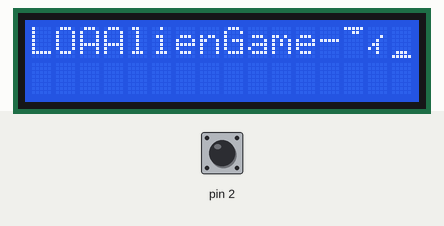
Bench run of a sketch on a simulated Arduino Uno, built with avr-gcc and run on an emulated ATmega328P. Shown: 16×2 character LCD. The test bench sets the inputs (shaded band); at power-on: pin 2 HIGH.

Above: at 1.2 s.
1.3 s: pin 2 pulsed LOW 2 times (0.12 s each, 0.3 s apart)
At 5.9 s:
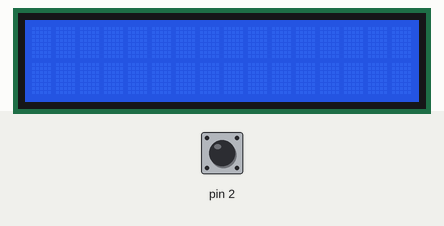
At 7.1 s:
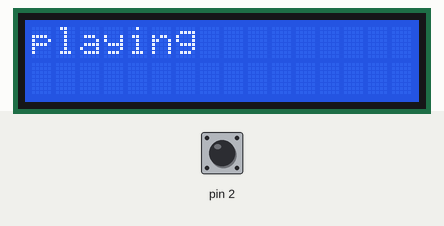
Timing chart, 0 to 8.6 s (numbered marks = the images above; inputs shaded):
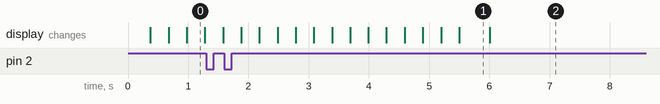

Measured:
- after the input at 1.3 s, the display: first differs from a run without the input after 4.2 s (image 1)
- what the display in image 1 shows lasts 0.5 s, from 5.5 s to 6.0 s

The sketch:

alienGame.ino
```cpp
#include <LiquidCrystal.h>
const int buttonPin = 8;
char gameName[] = {'A','l','i','e','n','G','a','m','e'};
bool buttonState = false;
bool playing = false;
LiquidCrystal lcd(13, 11, 5, 4, 3, 6);
byte alien[8] = {
  B01110,
  B11101,
  B11101,
  B11111,
  B11100,
  B11111,
  B10101,
  B10101,
};

byte gnd[8] = {
  B00000,
  B00000,
  B00000,
  B00000,
  B00000,
  B00000,
  B00000,
  B11111,
};

byte gnd2[8] = {
  B11111,
  B00110,
  B00000,
  B00000,
  B00000,
  B00000,
  B00000,
  B00000,
};

byte gnd1[8] = {
  B00000,
  B00000,
  B00000,
  B00000,
  B00000,
  B00000,
  B01110,
  B11111,
};

void drawLoading(){
  lcd.clear();
  if(playing) return;
  lcd.setCursor(0,0);
  lcd.write("LOADING");

}

void drawAll(){
  lcd.setCursor(0,1);
  for(int i = 0; i < 16; i++){
    delay(100);
    lcd.write(byte(1));
  }

  lcd.setCursor(0,0);

  for(int i = 0; i < 16; i++){
    delay(100);
    lcd.write(byte(3));
  }
}
void startGame(){
  lcd.clear();
  lcd.setCursor(3,0);
  lcd.write("start");
}

void drawStartPage(){
  for(int i = 0; i < 9; i++){
    lcd.setCursor(i + 3,0);
    lcd.write(' ');
    delay(300);
    lcd.setCursor(3,0);
    lcd.write(gameName);
    delay(300);
  }
}

void buttonPush (){
  buttonState = true;
  playing = true;
}

void setup() {
  pinMode(2, INPUT);
  pinMode(buttonPin, INPUT);
  lcd.begin(16, 2);
  lcd.createChar(3, gnd2);
  lcd.createChar(1, gnd);
  lcd.createChar(0, alien);
  lcd.setCursor(3,1);
  lcd.write(byte(0));
  lcd.createChar(2, gnd1);
  lcd.setCursor(3,0);
  attachInterrupt(0, buttonPush, FALLING  );
  drawLoading();
  playing = false;
}

void loop() {
  if(!playing){
    drawStartPage();
  }else{
    drawLoading();
    while(playing){
      delay (500);
      lcd.clear();
      lcd.setCursor(0,0);
      lcd.write("playing");
    }
  }
}
```
